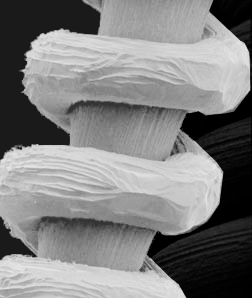
#> input picture hw2/High-boost filter images/Fig0327(a)(tungsten_original).jpg, 252 x 298 px, found by its file name
$ jupyter execute LoG.ipynb   (older library calls are emulated)
#> lines starting #> are read from the running program, lines starting #| are printed output that depends on the picture
#> further down, img is the input picture: shape (298, 252, 3); min 0, max 231, mean 128.1
[cell 1]
import cv2
import numpy as np
from PIL import Image

[cell 2]
def log_3x3():
    kernel = np.array([[1, 1, 1], [1, -8, 1], [1, 1, 1]])
    return kernel

[cell 3]
def log_5x5():
    kernel = np.array([[0,0,1,0,0], [0,1,2,1,0], [1,2,-16,2,1], [0,1,2,1,0],[0,0,1,0,0]])
    return kernel

[cell 4]
def LoG_filter(img, size, mask):
#> called with size = 5, mask = array of shape (5, 5)
    if len(img.shape) == 3:
        H, W, C = img.shape
#> H = 298; W = 252; C = 3
    else:
        img = np.expand_dims(img, axis=-1)
        H, W, C = img.shape

    pad = size // 2
    out = np.zeros((H + pad * 2, W + pad * 2, C), dtype=np.float)
    out[pad: pad + H, pad: pad + W] = img.copy().astype(np.float)
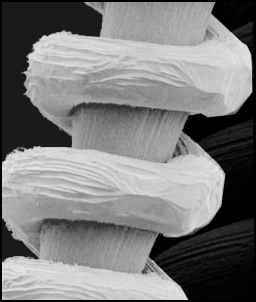
#> out: shape (302, 256, 3) float64; min 0, max 231, mean 124.4

    print(mask)
#| [[  0   0   1   0   0]
#|  [  0   1   2   1   0]
#|  [  1   2 -16   2   1]
#|  [  0   1   2   1   0]
#|  [  0   0   1   0   0]]

    tmp = out.copy()

    for i in range(H):
        for j in range(W):
            for k in range(C):
                out[pad + i, pad + j, k] = np.sum(mask * tmp[i: i + size, j: j + size, k])
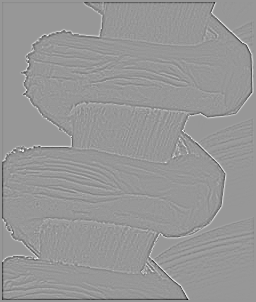
#> out: shape (302, 256, 3) float64; min -1999, max 1371, mean -6.5; drawn with min black and max white
    out = np.clip(out, 0, 255)
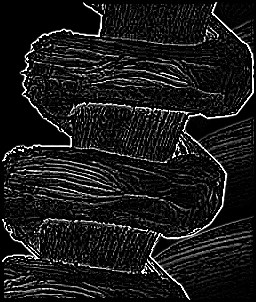
#> out: shape (302, 256, 3) float64; min 0, max 255, mean 25.4
    out = out[pad: pad + H, pad: pad + W].astype(np.uint8)
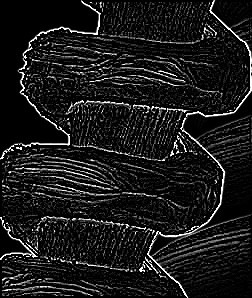
#> out: shape (298, 252, 3); min 0, max 255, mean 26.1

    return out

[cell 5]
img = cv2.imread('Fig0327(a)(tungsten_original).jpg')

out2 = LoG_filter(img, 5, log_5x5())

cv2.imshow("log_5x5", out2)
cv2.waitKey(0)
cv2.destroyAllWindows()
